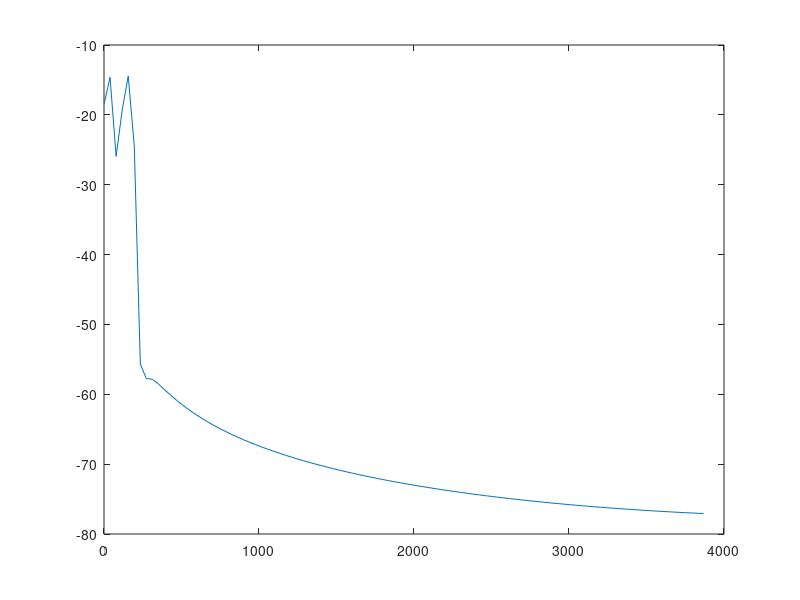

Recreate this plot in MATLAB. (Note: this script raises an error after producing the figure.)

clear; close all; clc;


Fs = 10e3;
t = 0:1/Fs:3;

y = 2.*sin(2*pi*30*t) + 2.*sin(2*pi*150*t);

wind = 200;


[Pxx,f] = pwelch(y,[],0,[],Fs,'power','onesided');


plot(f(1:100),pow2db(Pxx(1:100)))

avp1 = mean(Pxx);

N = length(y);
avp2 = bandpower(y,Fs,(N-1)*[0,Fs/(2*N)]);
    
pRMs = rms(y)^2;


avp3 = (1/N) * sum(abs(y).^2);